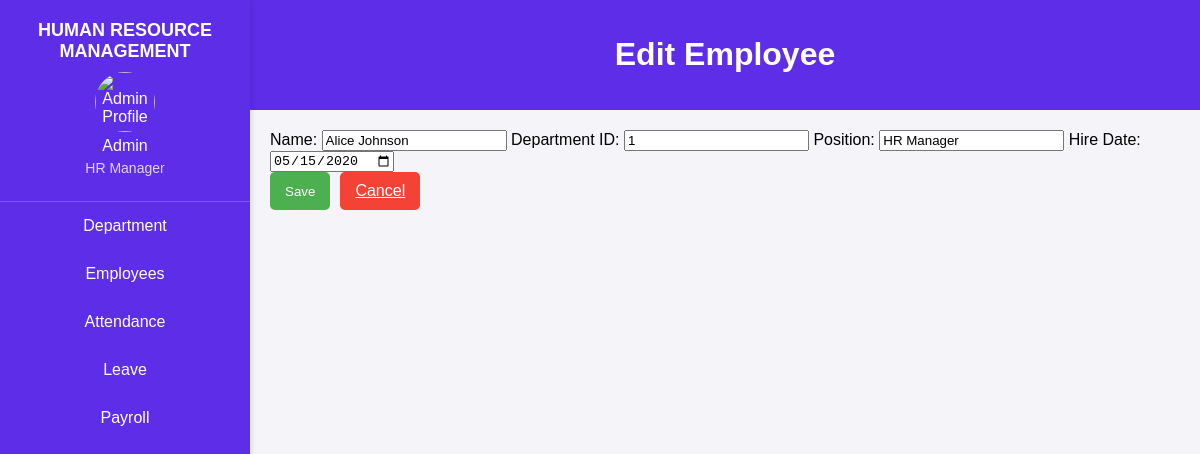
Page /index.php?command=editEmp&employee_id=101 on the committed database.
### tables this page shows
CREATE TABLE `employee` (
  `EmployeeID` int(11) NOT NULL,
  `Name` varchar(255) DEFAULT NULL,
  `DepartmentID` int(11) DEFAULT NULL,
  `Position` varchar(255) DEFAULT NULL,
  `HireDate` date DEFAULT NULL
);

### models/employee.php (called while the page is built, shortened)
<?php
class EmployeeModel
{
    public $db = null;
    function __construct()
    {
        try {
            $this->db = new mysqli('localhost', 'root', '', 'employee_management');
        } catch (mysqli_sql_exception $e) {
            exit('Database connection could not be established.');
        }
    }
 public function getEmployeeById($employeeID)
 {
     $stmt = $this->db->prepare("SELECT * FROM employee WHERE EmployeeID = ?");
     $stmt->bind_param('i', $employeeID);
     $stmt->execute();
     $result = $stmt->get_result();
     return $result->fetch_assoc();
 }
}
?>

### view/edit_employees.php (the view, shortened to what this page needs)
<!DOCTYPE html>
<html lang="en">
<head>
    <link rel="stylesheet" href="css/styles_employees.css?v=1.1">
</head>
<body>
    <div class="header">
        <h1>Edit Employee</h1>
    </div>
    <div class="main-content">
        <form action="" method="POST">
            <label for="name">Name:</label>
            <input type="text" id="name" name="name" value="<?= htmlspecialchars($employee['Name']) ?>" required>
            <label for="department-id">Department ID:</label>
            <input type="text" id="department-id" name="department_id" value="<?= htmlspecialchars($employee['DepartmentID']) ?>" required>
            <label for="position">Position:</label>
            <input type="text" id="position" name="position" value="<?= htmlspecialchars($employee['Position']) ?>" required>
            <label for="hire-date">Hire Date:</label>
            <input type="date" id="hire-date" name="hire_date" value="<?= htmlspecialchars($employee['HireDate']) ?>" required>
            <div class="form-actions">
                <button type="submit" class="save-btn">Save</button>
                <a href="employees.php" class="cancel-btn">Cancel</a>
            </div>
        </form>
    </div>
</body>
</html>

### css/styles.css (style rules this page uses)
body { margin: 0; font-family: Arial, sans-serif; display: flex; min-height: 100vh; background-color: #f4f4f9; }

### css/styles_employees.css (style rules this page uses)
.main-content { flex-grow: 1; margin-left: 250px; padding: 20px; display: flex; flex-direction: column; gap: 20px; align-items: stretch; min-height: 100vh; box-sizing: border-box; }
.header { text-align: center; background-color: #5e2de8; color: white; padding: 15px; margin-left: 250px; }
.form-actions { display: flex; gap: 10px; }
.save-btn { background-color: #4caf50; color: white; border: none; padding: 10px 15px; border-radius: 5px; cursor: pointer; transition: background-color 0.3s; }
.cancel-btn { background-color: #f44336; color: white; border: none; padding: 10px 15px; border-radius: 5px; cursor: pointer; transition: background-color 0.3s; }

### rows in the picture
employee: name "Alice Johnson", department_id "1", position "HR Manager", hire_date "05/15/2020"
